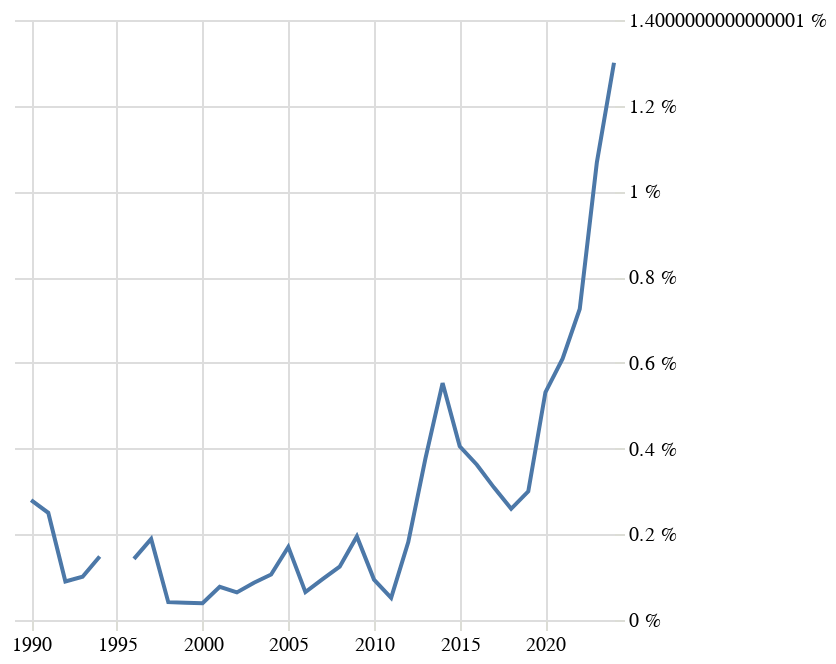

The notebook cell this image was saved under:
### Code cell
grafik('erotické')

### Figure 1 — Vega-Lite specification as saved in the notebook (floating-point values rounded to 4 significant figures)
{"config": {"title": {"font": "Noticia Text", "fontSize": 14, "anchor": "start", "lineHeight": 21, "fontWeight": "bolder", "subtitleFont": "Noticia Text", "subtitleFontSize": 12, "subtitlePadding": 12, "dy": -12}, "axis": {"labelFont": "Asap", "titleFont": "Asap", "fontWeight": "lighter", "titleFontWeight": "lighter", "labelFontSize": 10, "titleFontSize": 10, "labelPadding": 2, "titlePadding": 10, "domainOpacity": 0, "tickColor": "#DCDDD6"}, "legend": {"labelFont": "Asap", "labelFontWeight": "normal", "titleFont": "Asap", "titleFontWeight": "normal", "labelFontSize": 10, "titleFontSize": 10}, "view": {"stroke": "transparent"}}, "data": {"name": "data-2ee3e323e5a94e9d26980c0c4c4da225"}, "mark": {"type": "line"}, "encoding": {"x": {"axis": {"title": null}, "field": "rok", "type": "temporal"}, "y": {"axis": {"domainOpacity": 0, "labelExpr": "datum.label * 100 + ' %'", "orient": "right", "tickColor": "#DCDDD6", "title": null}, "field": "podil", "type": "quantitative"}}, "$schema": "https://vega.github.io/schema/vega-lite/v5.8.0.json", "datasets": {"data-2ee3e323e5a94e9d26980c0c4c4da225": [{"pocet": null, "rok": "1989-01-01T00:00:00", "len_right": 3115, "podil": null, "zanr": "erotické"}, {"pocet": 9.0, "rok": "1990-01-01T00:00:00", "len_right": 3220, "podil": 0.002795, "zanr": "erotické"}, {"pocet": 9.0, "rok": "1991-01-01T00:00:00", "len_right": 3598, "podil": 0.002501, "zanr": "erotické"}, {"pocet": 4.0, "rok": "1992-01-01T00:00:00", "len_right": 4452, "podil": 0.0008985, "zanr": "erotické"}, {"pocet": 6.0, "rok": "1993-01-01T00:00:00", "len_right": 5949, "podil": 0.001009, "zanr": "erotické"}, {"pocet": 9.0, "rok": "1994-01-01T00:00:00", "len_right": 6067, "podil": 0.001483, "zanr": "erotické"}, {"pocet": null, "rok": "1995-01-01T00:00:00", "len_right": 6784, "podil": null, "zanr": "erotické"}, {"pocet": 10.0, "rok": "1996-01-01T00:00:00", "len_right": 7014, "podil": 0.001426, "zanr": "erotické"}, {"pocet": 14.0, "rok": "1997-01-01T00:00:00", "len_right": 7395, "podil": 0.001893, "zanr": "erotické"}, {"pocet": 3.0, "rok": "1998-01-01T00:00:00", "len_right": 7210, "podil": 0.0004161, "zanr": "erotické"}, {"pocet": 3.0, "rok": "1999-01-01T00:00:00", "len_right": 7427, "podil": 0.0004039, "zanr": "erotické"}, {"pocet": 3.0, "rok": "2000-01-01T00:00:00", "len_right": 7629, "podil": 0.0003932, "zanr": "erotické"}, {"pocet": 6.0, "rok": "2001-01-01T00:00:00", "len_right": 7757, "podil": 0.0007735, "zanr": "erotické"}, {"pocet": 5.0, "rok": "2002-01-01T00:00:00", "len_right": 7776, "podil": 0.000643, "zanr": "erotické"}, {"pocet": 7.0, "rok": "2003-01-01T00:00:00", "len_right": 8038, "podil": 0.0008709, "zanr": "erotické"}, {"pocet": 9.0, "rok": "2004-01-01T00:00:00", "len_right": 8477, "podil": 0.001062, "zanr": "erotické"}, {"pocet": 15.0, "rok": "2005-01-01T00:00:00", "len_right": 8791, "podil": 0.001706, "zanr": "erotické"}, {"pocet": 6.0, "rok": "2006-01-01T00:00:00", "len_right": 9212, "podil": 0.0006513, "zanr": "erotické"}, {"pocet": 9.0, "rok": "2007-01-01T00:00:00", "len_right": 9446, "podil": 0.0009528, "zanr": "erotické"}, {"pocet": 12.0, "rok": "2008-01-01T00:00:00", "len_right": 9643, "podil": 0.001244, "zanr": "erotické"}, {"pocet": 18.0, "rok": "2009-01-01T00:00:00", "len_right": 9230, "podil": 0.00195, "zanr": "erotické"}, {"pocet": 9.0, "rok": "2010-01-01T00:00:00", "len_right": 9538, "podil": 0.0009436, "zanr": "erotické"}, {"pocet": 5.0, "rok": "2011-01-01T00:00:00", "len_right": 9652, "podil": 0.000518, "zanr": "erotické"}, {"pocet": 17.0, "rok": "2012-01-01T00:00:00", "len_right": 9345, "podil": 0.001819, "zanr": "erotické"}, {"pocet": 36.0, "rok": "2013-01-01T00:00:00", "len_right": 9541, "podil": 0.003773, "zanr": "erotické"}, {"pocet": 53.0, "rok": "2014-01-01T00:00:00", "len_right": 9587, "podil": 0.005528, "zanr": "erotické"}, {"pocet": 40.0, "rok": "2015-01-01T00:00:00", "len_right": 9866, "podil": 0.004054, "zanr": "erotické"}, {"pocet": 34.0, "rok": "2016-01-01T00:00:00", "len_right": 9386, "podil": 0.003622, "zanr": "erotické"}, {"pocet": 29.0, "rok": "2017-01-01T00:00:00", "len_right": 9388, "podil": 0.003089, "zanr": "erotické"}, {"pocet": 25.0, "rok": "2018-01-01T00:00:00", "len_right": 9637, "podil": 0.002594, "zanr": "erotické"}, {"pocet": 28.0, "rok": "2019-01-01T00:00:00", "len_right": 9326, "podil": 0.003002, "zanr": "erotické"}, {"pocet": 47.0, "rok": "2020-01-01T00:00:00", "len_right": 8845, "podil": 0.005314, "zanr": "erotické"}, {"pocet": 54.0, "rok": "2021-01-01T00:00:00", "len_right": 8856, "podil": 0.006098, "zanr": "erotické"}, {"pocet": 63.0, "rok": "2022-01-01T00:00:00", "len_right": 8682, "podil": 0.007256, "zanr": "erotické"}, {"pocet": 86.0, "rok": "2023-01-01T00:00:00", "len_right": 8054, "podil": 0.01068, "zanr": "erotické"}, {"pocet": 95.0, "rok": "2024-01-01T00:00:00", "len_right": 7306, "podil": 0.013, "zanr": "erotické"}]}}
